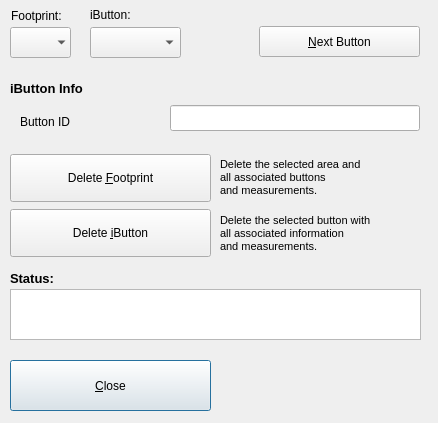
<?xml version="1.0" encoding="UTF-8"?>
<ui version="4.0">
 <class>DBManagementUIClass</class>
 <widget class="QDialog" name="DBManagementUIClass">
  <property name="windowModality">
   <enum>Qt::WindowModal</enum>
  </property>
  <property name="geometry">
   <rect>
    <x>0</x>
    <y>0</y>
    <width>438</width>
    <height>423</height>
   </rect>
  </property>
  <property name="minimumSize">
   <size>
    <width>438</width>
    <height>423</height>
   </size>
  </property>
  <property name="maximumSize">
   <size>
    <width>438</width>
    <height>423</height>
   </size>
  </property>
  <property name="windowTitle">
   <string>iAssist - Remove Database Content</string>
  </property>
  <widget class="QTextEdit" name="txtStatus">
   <property name="geometry">
    <rect>
     <x>10</x>
     <y>289</y>
     <width>411</width>
     <height>51</height>
    </rect>
   </property>
   <property name="textInteractionFlags">
    <set>Qt::TextSelectableByKeyboard|Qt::TextSelectableByMouse</set>
   </property>
  </widget>
  <widget class="QLabel" name="label_13">
   <property name="geometry">
    <rect>
     <x>10</x>
     <y>270</y>
     <width>91</width>
     <height>16</height>
    </rect>
   </property>
   <property name="font">
    <font>
     <pointsize>10</pointsize>
     <weight>75</weight>
     <bold>true</bold>
    </font>
   </property>
   <property name="text">
    <string>Status:</string>
   </property>
  </widget>
  <widget class="QLabel" name="label_12">
   <property name="geometry">
    <rect>
     <x>10</x>
     <y>80</y>
     <width>101</width>
     <height>16</height>
    </rect>
   </property>
   <property name="font">
    <font>
     <pointsize>10</pointsize>
     <weight>75</weight>
     <bold>true</bold>
    </font>
   </property>
   <property name="text">
    <string>iButton Info</string>
   </property>
  </widget>
  <widget class="QLabel" name="label_6">
   <property name="geometry">
    <rect>
     <x>20</x>
     <y>107</y>
     <width>80</width>
     <height>30</height>
    </rect>
   </property>
   <property name="text">
    <string>Button ID</string>
   </property>
  </widget>
  <widget class="QLineEdit" name="txtButtonID">
   <property name="geometry">
    <rect>
     <x>170</x>
     <y>105</y>
     <width>250</width>
     <height>26</height>
    </rect>
   </property>
   <property name="text">
    <string/>
   </property>
   <property name="alignment">
    <set>Qt::AlignRight|Qt::AlignTrailing|Qt::AlignVCenter</set>
   </property>
  </widget>
  <widget class="QPushButton" name="btnClose">
   <property name="geometry">
    <rect>
     <x>10</x>
     <y>360</y>
     <width>201</width>
     <height>51</height>
    </rect>
   </property>
   <property name="text">
    <string>&amp;Close</string>
   </property>
  </widget>
  <widget class="QComboBox" name="comboButtonNr">
   <property name="geometry">
    <rect>
     <x>90</x>
     <y>27</y>
     <width>91</width>
     <height>31</height>
    </rect>
   </property>
  </widget>
  <widget class="QComboBox" name="comboFootprint">
   <property name="geometry">
    <rect>
     <x>10</x>
     <y>27</y>
     <width>61</width>
     <height>31</height>
    </rect>
   </property>
   <property name="contextMenuPolicy">
    <enum>Qt::ActionsContextMenu</enum>
   </property>
   <property name="frame">
    <bool>false</bool>
   </property>
  </widget>
  <widget class="QPushButton" name="btnNextButton">
   <property name="geometry">
    <rect>
     <x>259</x>
     <y>26</y>
     <width>161</width>
     <height>31</height>
    </rect>
   </property>
   <property name="text">
    <string>&amp;Next Button</string>
   </property>
  </widget>
  <widget class="QLabel" name="label_5">
   <property name="geometry">
    <rect>
     <x>90</x>
     <y>0</y>
     <width>80</width>
     <height>30</height>
    </rect>
   </property>
   <property name="text">
    <string>iButton:</string>
   </property>
  </widget>
  <widget class="QLabel" name="label_8">
   <property name="geometry">
    <rect>
     <x>11</x>
     <y>-4</y>
     <width>80</width>
     <height>40</height>
    </rect>
   </property>
   <property name="text">
    <string>Footprint:</string>
   </property>
  </widget>
  <widget class="QPushButton" name="btnDelButton">
   <property name="geometry">
    <rect>
     <x>10</x>
     <y>209</y>
     <width>201</width>
     <height>48</height>
    </rect>
   </property>
   <property name="text">
    <string>Delete &amp;iButton</string>
   </property>
  </widget>
  <widget class="QPushButton" name="btnDelFootprint">
   <property name="geometry">
    <rect>
     <x>10</x>
     <y>154</y>
     <width>201</width>
     <height>48</height>
    </rect>
   </property>
   <property name="text">
    <string>Delete &amp;Footprint</string>
   </property>
  </widget>
  <widget class="QLabel" name="label_7">
   <property name="geometry">
    <rect>
     <x>220</x>
     <y>154</y>
     <width>211</width>
     <height>47</height>
    </rect>
   </property>
   <property name="text">
    <string>&lt;!DOCTYPE HTML PUBLIC &quot;-//W3C//DTD HTML 4.0//EN&quot; &quot;http://www.w3.org/TR/REC-html40/strict.dtd&quot;&gt;
&lt;html&gt;&lt;head&gt;&lt;meta name=&quot;qrichtext&quot; content=&quot;1&quot; /&gt;&lt;style type=&quot;text/css&quot;&gt;
p, li { white-space: pre-wrap; }
&lt;/style&gt;&lt;/head&gt;&lt;body style=&quot; font-family:'Lucida Grande'; font-size:13pt; font-weight:400; font-style:normal;&quot;&gt;
&lt;p style=&quot; margin-top:0px; margin-bottom:0px; margin-left:0px; margin-right:0px; -qt-block-indent:0; text-indent:0px;&quot;&gt;&lt;span style=&quot; font-family:'Sans'; font-size:8pt;&quot;&gt;Delete the selected area and&lt;/span&gt;&lt;/p&gt;
&lt;p style=&quot; margin-top:0px; margin-bottom:0px; margin-left:0px; margin-right:0px; -qt-block-indent:0; text-indent:0px;&quot;&gt;&lt;span style=&quot; font-family:'Sans'; font-size:8pt;&quot;&gt;all associated buttons&lt;/span&gt;&lt;/p&gt;
&lt;p style=&quot; margin-top:0px; margin-bottom:0px; margin-left:0px; margin-right:0px; -qt-block-indent:0; text-indent:0px;&quot;&gt;&lt;span style=&quot; font-family:'Sans'; font-size:8pt;&quot;&gt;and measurements.&lt;/span&gt;&lt;/p&gt;&lt;/body&gt;&lt;/html&gt;</string>
   </property>
  </widget>
  <widget class="QLabel" name="label_14">
   <property name="geometry">
    <rect>
     <x>220</x>
     <y>210</y>
     <width>211</width>
     <height>47</height>
    </rect>
   </property>
   <property name="text">
    <string>&lt;!DOCTYPE HTML PUBLIC &quot;-//W3C//DTD HTML 4.0//EN&quot; &quot;http://www.w3.org/TR/REC-html40/strict.dtd&quot;&gt;
&lt;html&gt;&lt;head&gt;&lt;meta name=&quot;qrichtext&quot; content=&quot;1&quot; /&gt;&lt;style type=&quot;text/css&quot;&gt;
p, li { white-space: pre-wrap; }
&lt;/style&gt;&lt;/head&gt;&lt;body style=&quot; font-family:'Lucida Grande'; font-size:13pt; font-weight:400; font-style:normal;&quot;&gt;
&lt;p style=&quot; margin-top:0px; margin-bottom:0px; margin-left:0px; margin-right:0px; -qt-block-indent:0; text-indent:0px;&quot;&gt;&lt;span style=&quot; font-family:'Sans'; font-size:8pt;&quot;&gt;Delete the selected button with&lt;/span&gt;&lt;/p&gt;
&lt;p style=&quot; margin-top:0px; margin-bottom:0px; margin-left:0px; margin-right:0px; -qt-block-indent:0; text-indent:0px;&quot;&gt;&lt;span style=&quot; font-family:'Sans'; font-size:8pt;&quot;&gt;all associated information&lt;/span&gt;&lt;/p&gt;
&lt;p style=&quot; margin-top:0px; margin-bottom:0px; margin-left:0px; margin-right:0px; -qt-block-indent:0; text-indent:0px;&quot;&gt;&lt;span style=&quot; font-family:'Sans'; font-size:8pt;&quot;&gt;and measurements.&lt;/span&gt;&lt;/p&gt;&lt;/body&gt;&lt;/html&gt;</string>
   </property>
  </widget>
  <widget class="QLabel" name="txtPhotoName">
   <property name="geometry">
    <rect>
     <x>440</x>
     <y>425</y>
     <width>131</width>
     <height>16</height>
    </rect>
   </property>
   <property name="text">
    <string/>
   </property>
  </widget>
 </widget>
 <layoutdefault spacing="6" margin="11"/>
 <resources/>
 <connections/>
</ui>
